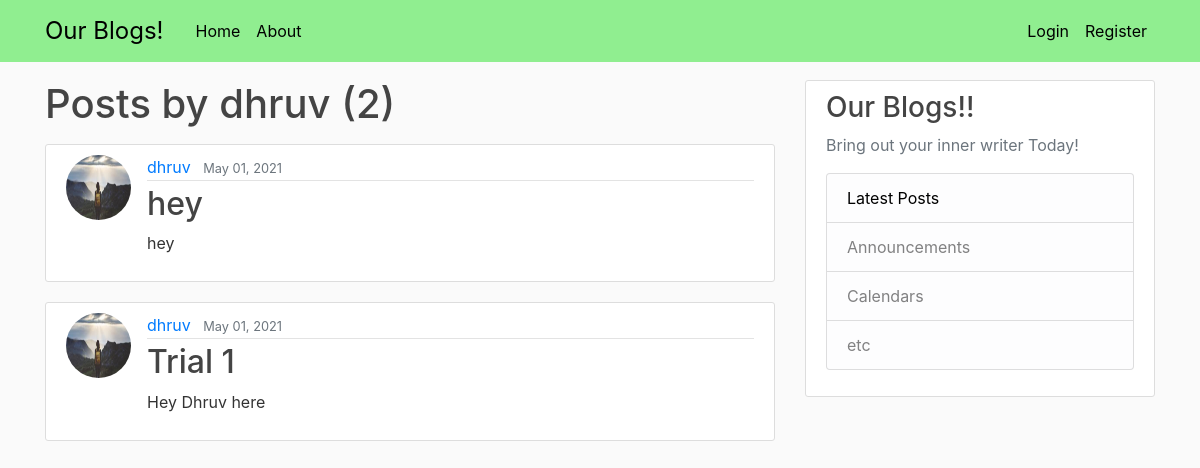
The app's page /user/dhruv with its own data.
### blog/models.py (models this page shows, shortened)
class Post (models.Model):
    author = models.ForeignKey (User, on_delete=models.CASCADE)
    title = models.CharField(max_length=200)
    content = models.TextField()
    date_posted = models.DateTimeField(default=timezone.now)

### users/models.py (models this page shows, shortened)
class Profile(models.Model):
    user = models.OneToOneField (User,on_delete=models.CASCADE)
    image = models.ImageField(default='default.jpg',upload_to='profile_pics')

### blog/views.py (the view)
# urls.py: path('user/<str:username>', UserPostListView.as_view(), name='user-posts'),
class UserPostListView(ListView):
    model = Post
    template_name = 'blog/user_posts.html'
    context_object_name = 'posts'
    paginate_by = 4
    def get_queryset(self):
        user = get_object_or_404(User, username=self.kwargs.get('username'))
        return Post.objects.filter(author=user).order_by('-date_posted')

### blog/templates/blog/user_posts.html (shortened to what this page needs)
{% extends "blog/base.html" %}
{% block content %}
    <h1 class="mb-3">Posts by {{ view.kwargs.username }} ({{ page_obj.paginator.count }})</h1>
    {% for post in posts %}
        <article class="media content-section">
          <img class="rounded-circle article-img" src="{{ post.author.profile.image.url }}">
          <div class="media-body">
            <div class="article-metadata">
              <a class="mr-2" href="{% url 'user-posts' post.author.username %}">{{ post.author }}</a>
              <small class="text-muted">{{ post.date_posted|date:"F d, Y" }}</small>
            </div>
            <h2><a class="article-title" href="{% url 'post-detail' post.id %}">{{ post.title }}</a></h2>
            <p class="article-content">{{ post.content }}</p>
          </div>
        </article>
    {% endfor %}
{% endblock content %}

### blog/static/blog/main.css (style rules this page uses)
body { background: #fafafa; color: #333333; margin-top: 5rem; }
h1, h2, h3, h4, h5, h6 { color: #444444; }
.content-section { background: #ffffff; padding: 10px 20px; border: 1px solid #dddddd; border-radius: 3px; margin-bottom: 20px; }
.article-title { color: #444444; }
.article-content { white-space: pre-line; }
.article-img { height: 65px; width: 65px; margin-right: 16px; }
.article-metadata { padding-bottom: 1px; margin-bottom: 4px; border-bottom: 1px solid #e3e3e3 }

### records on screen
Post: author.profile.image (placeholder picture), author "dhruv", date_posted "May 01, 2021", title "hey", content "hey"
Post: author.profile.image (placeholder picture), author "dhruv", date_posted "May 01, 2021", title "Trial 1", content "Hey Dhruv here"

### other values on screen
{{ view.kwargs.username }} "dhruv"
{{ page_obj.paginator.count }} "2"
